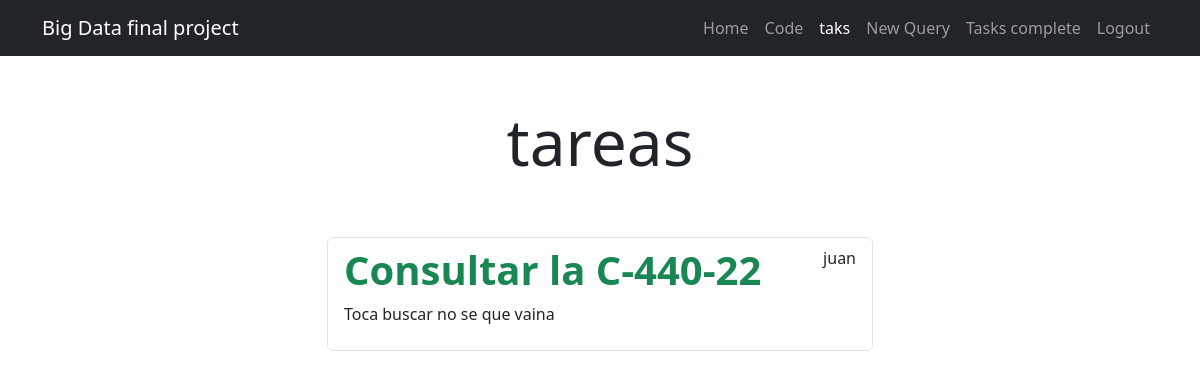
Page /tasks/ (signed in) on the committed database.
### tasks/models.py (models this page shows, shortened)
class Task(models.Model):
    title = models.CharField(max_length=100)
    description = models.TextField(blank=True)
    created = models.DateTimeField(auto_now_add=True)
    datacompleted = models.DateTimeField(null=True,blank=True)
    important = models.BooleanField(default=False)
    user = models.ForeignKey(User, on_delete=models.CASCADE)

### tasks/views.py (the view)
# urls.py: path('tasks/', views.tasks ,name='tasks'),
@login_required
def tasks(request):
    conexion()
    tasks = Task.objects.filter(user=request.user, datacompleted__isnull=True)
    return render(request, 'tasks.html', {'tasks': tasks})

### tasks/views.py (called while the page is built)
def conexion():
    client = MongoClient('mongodb+srv://user:Admin456@atlascluster.fgujvv6.mongodb.net/?retryWrites=true&w=majority&appName=AtlasCluster')  # Cambia la URI según tu configuración
    db = client['DB_final']
    coleccion = db['documentos']
    documento = coleccion.find_one()
    nombres_campos = list(documento.keys())
    print(nombres_campos)
    return coleccion

### tasks/templates/tasks.html (shortened to what this page needs)
{% extends 'base.html' %}
{% block content %}
<main class="container">
    <div class="row">
        <div class="col-md-6 offset-md-3">
            <h1 class="text-center display-3 py-5">tareas</h1>
            <ul class="list-group">
                {% for task in tasks %}
                    <a  class="list-group-item" href="{% url 'task_detail' task.id %}">
                        <header class="d-flex justify-content-between">
                            {% if task.important %}
                                <h1 class="fw-bold text-success"> {{task.title}} </h1>
                            {% else %}
                                <h1 class="fw-bold">{{task.title}}</h1>
                            {% endif %}
                            <p>{{task.user.username}}</p>
                        </header>
                        <p>{{task.description}}</p>
                    </a>
                {% endfor %}
            </ul>
        </div>
    </div>
</main>
{% endblock %}

### rows in the picture
Task: title "Consultar la C-440-22", user.username "juan", description "Toca buscar no se que vaina"
